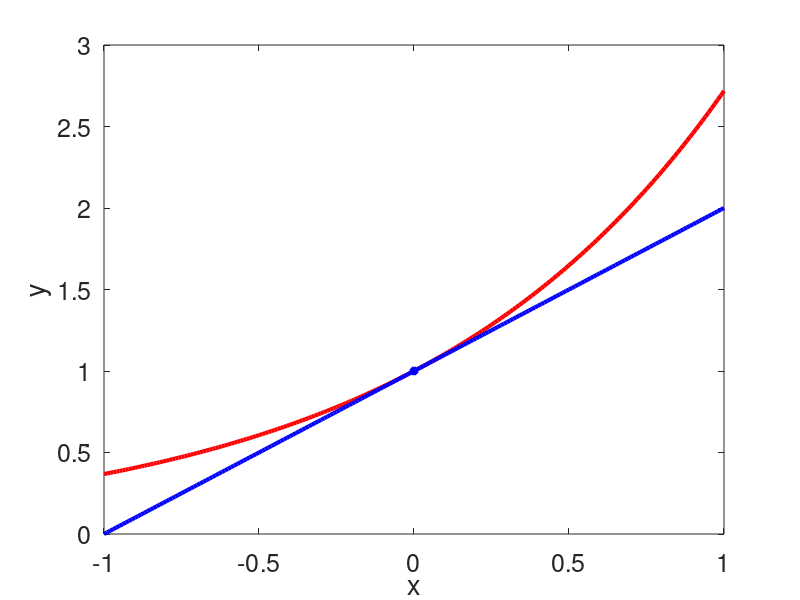

The MATLAB source for this figure:
clear all
close all 
clc

%%%%%%%%%%%%%%%%%%%%%%%%%%%%%%%%%%%%%%%%%%%%%%%%%%%%%%%%%%%%%%%%%%%%%%%%%%%
% This script will show how Taylor polynomials can be used to approximate
% function values.
%%%%%%%%%%%%%%%%%%%%%%%%%%%%%%%%%%%%%%%%%%%%%%%%%%%%%%%%%%%%%%%%%%%%%%%%%%%

set(0,'DefaultAxesLineStyleOrder','-|-.|--|:','DefaultLineLineWidth',3)
set(0,'DefaultTextFontSize',18)
set(0,'DefaultAxesFontSize',18)

screen_size = get(0, 'ScreenSize');

% function domain
x = -1:0.01:1;

% function to be approximated
f = @(x) exp(x);
% f'(x) 
fp = @(x) exp(x);
% f''(x)
fpp = @(x) exp(x);


% center of approximation
a = 0;

% polynomial approximations
% linear approximation
p1 = @(x) f(a) + fp(a).*(x-a);
% quadratic approximation
p2 = @(x) f(a) + fp(a).*(x-a) + 0.5.*fpp(a).*(x-a).^2;


% plot things 
figure(1)
%subplot(1,3,1)
plot(x,f(x),'r')
hold on
plot(x,p1(x),'b')
plot(a,f(a),'b*')
xlabel('x')
ylabel('y')